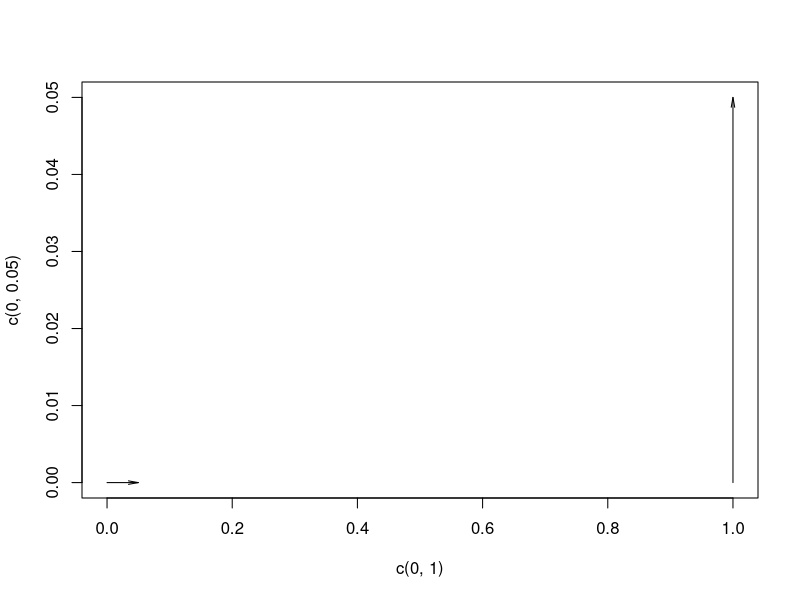
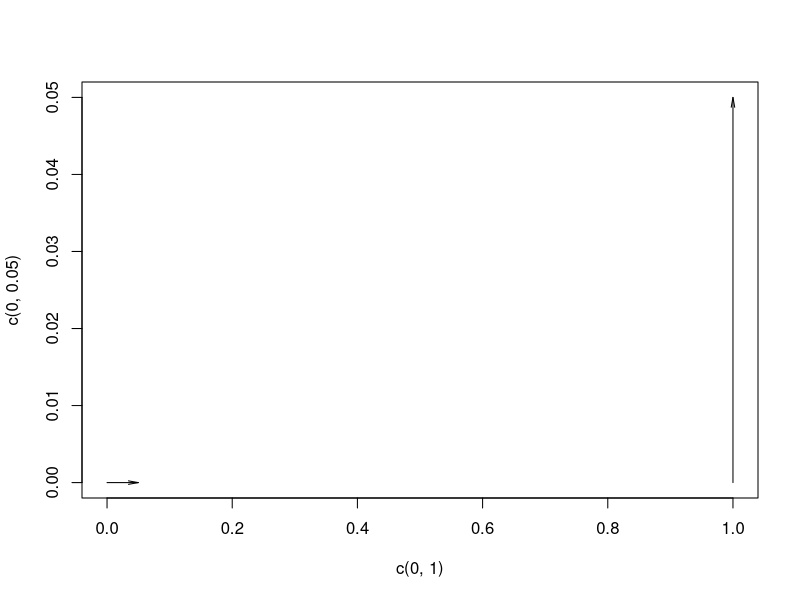
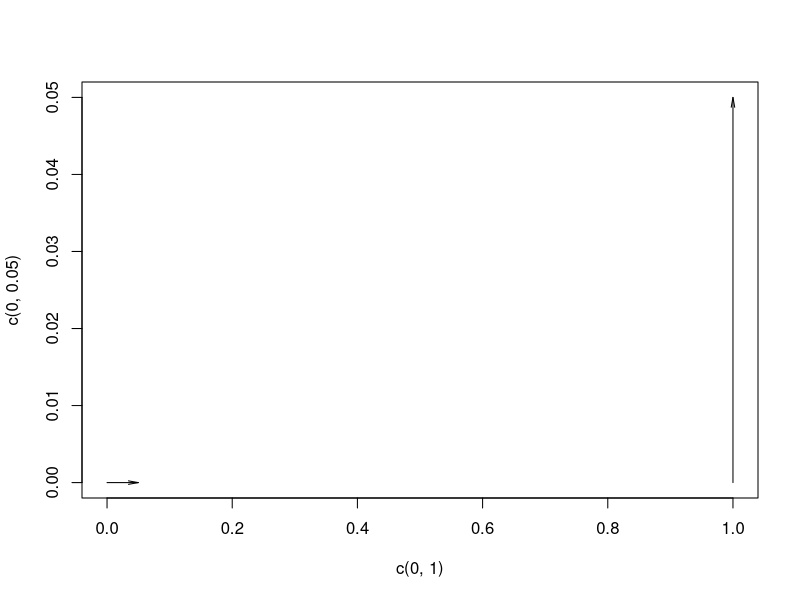
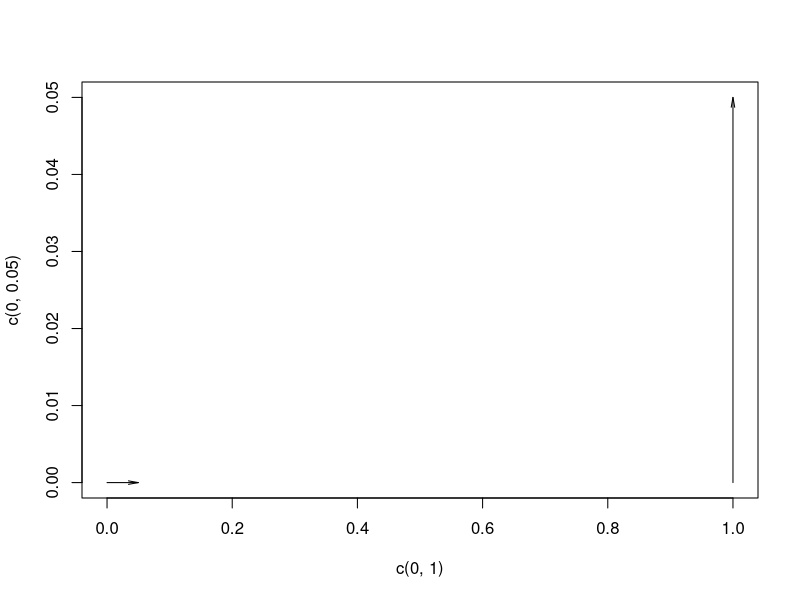
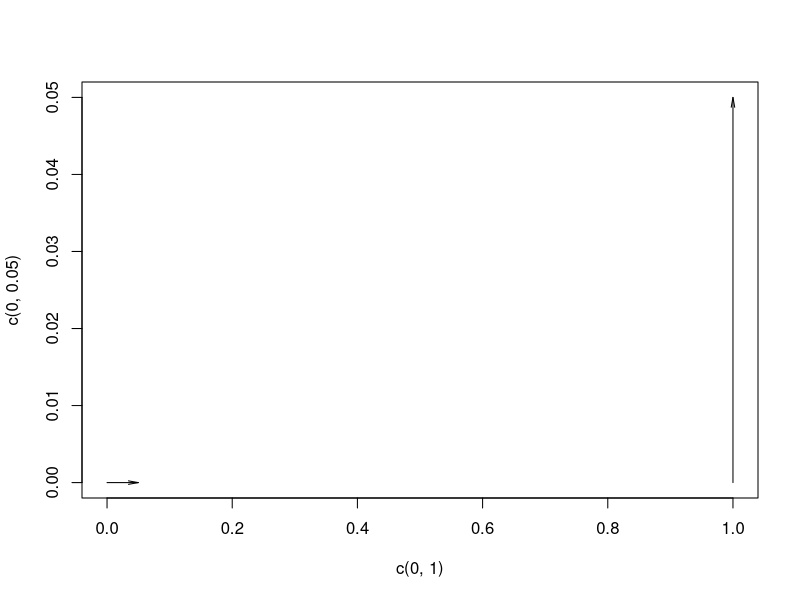
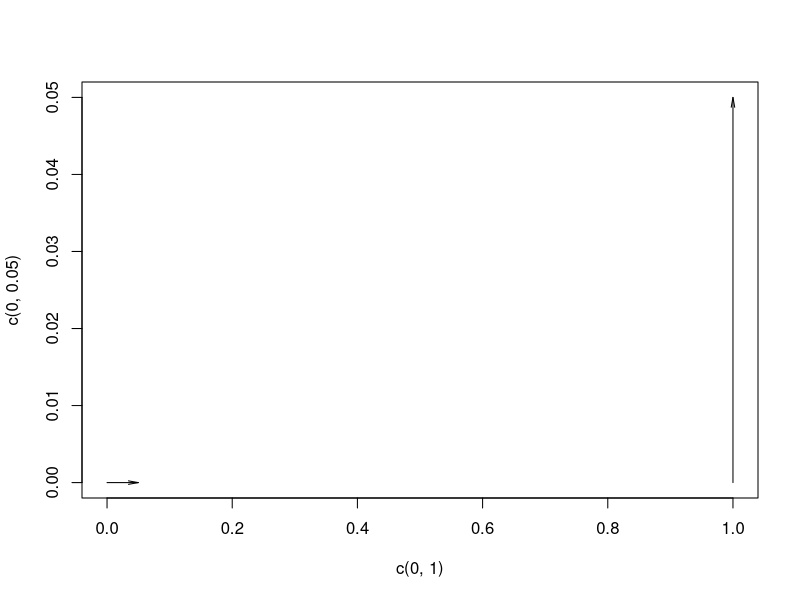
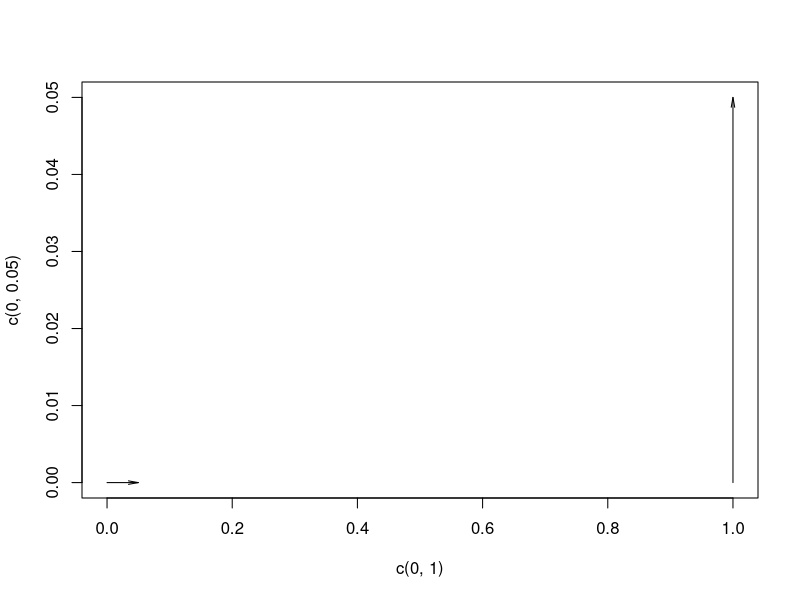
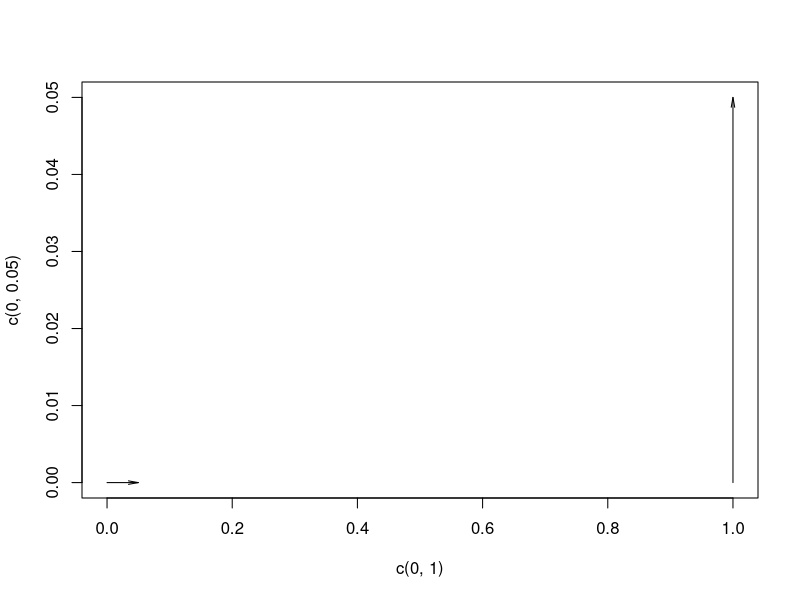

R code for these plots, in order:
.libPaths(c(path.expand("~/R/library"), .libPaths()))
suppressPackageStartupMessages(library(pracma))
flat <- function(x) {
  if (is.null(x)) return("null")
  if (is.character(x)) return(paste(x, collapse = "|"))
  if (length(x) == 0) return("")
  x <- as.numeric(x)
  paste(vapply(x, function(v) if (is.na(v)) "NA" else sprintf("%.16g", v), ""), collapse = "|")
}
esc <- function(s) {
  s <- enc2utf8(s)
  s <- gsub("\\", "\\\\", s, fixed = TRUE)
  s <- gsub('"', '\\"', s, fixed = TRUE)
  s <- gsub("\n", "\\n", s, fixed = TRUE)
  s <- gsub("\t", "\\t", s, fixed = TRUE)
  s <- gsub("\r", "\\r", s, fixed = TRUE)
  s
}
one <- function() {
  { x <- c(0,1); y <- c(0,0); u <- c(1,0); v <- c(0,1); scale <- 0.05; pdf(file.path(tempdir(),"p.pdf")); plot(c(0,1), c(0,0.05), type="n"); quiver(x,y,u,v, scale=scale); dev.off(); c(x+scale*u, y+scale*v) }
}
value <- flat(one())
elapsed <- numeric(20)
for (i in seq_len(20)) {
  t0 <- as.numeric(Sys.time())
  one()
  elapsed[[i]] <- as.numeric(Sys.time()) - t0
}
cat(sprintf('{"value":"%s","median_ms":%.17g}\n', esc(value), median(elapsed) * 1000))
